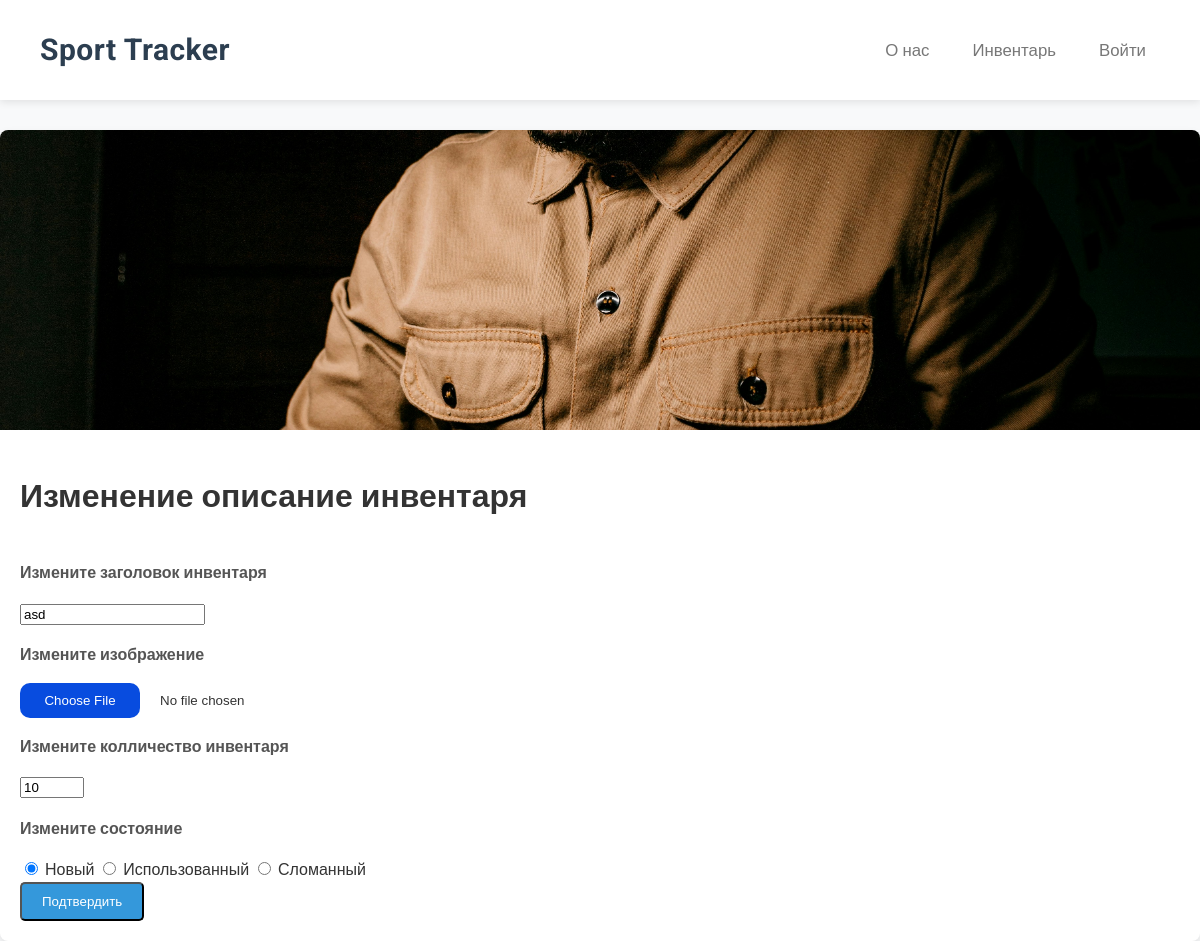
Page /voting?id=1 on the earlier database version.
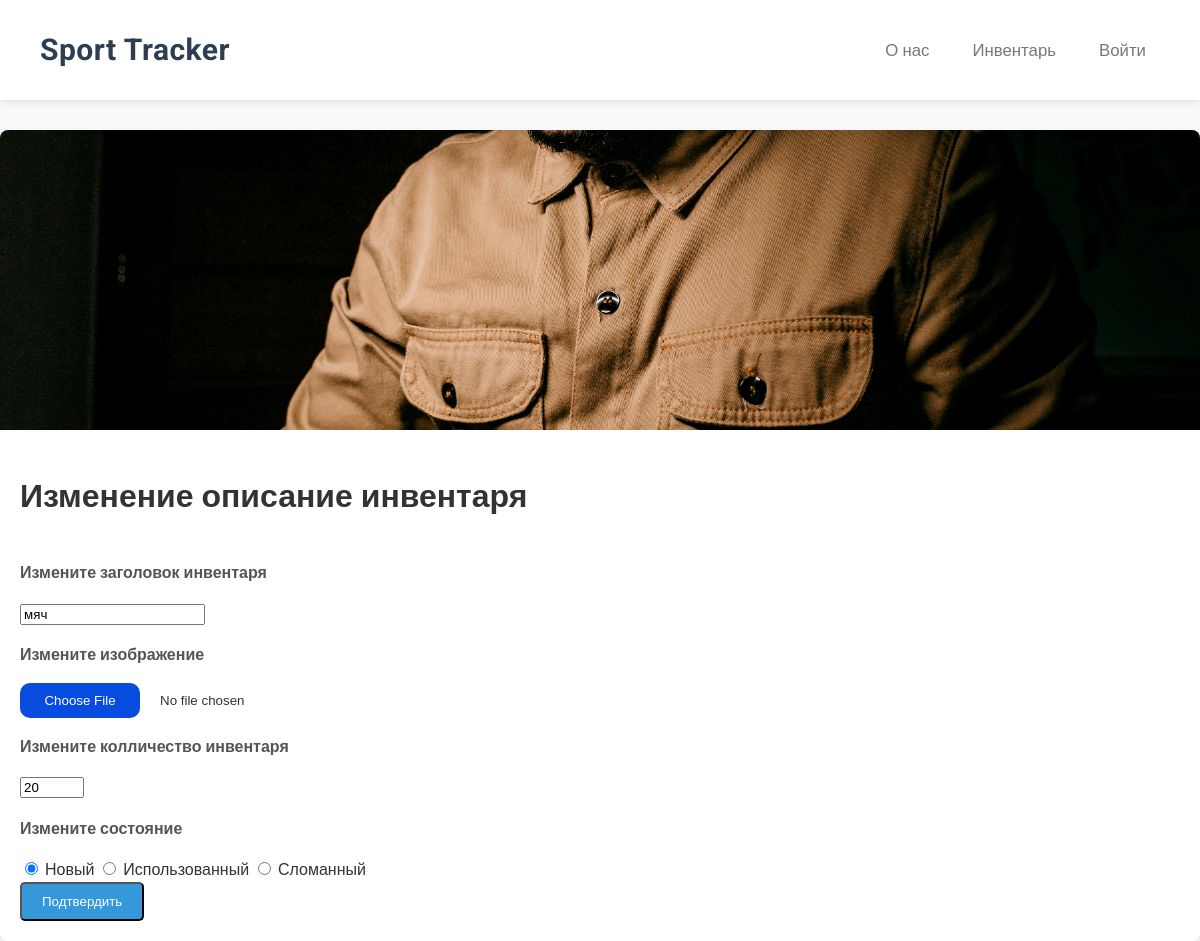
Same page on the later database version.
### main/models.py (models this page shows, shortened)
class Votings(models.Model):
    author = models.ForeignKey(User, on_delete=models.CASCADE)
    image = models.ImageField(upload_to=get_image_upload_path, blank=True, null=True)
    name = models.TextField()
    questions_number = models.IntegerField()
    type_of_voting = models.TextField()

### main/views.py (the view, shortened to what this page needs)
# urls.py: path('voting', voting, name='voting'),
def voting(request):
    context = {"IsExist": False}
    id_of_page = request.GET.get("id", None)
    if id_of_page is None:
        return redirect("/catalog")
    try:
        _voting = get_object_or_404(Votings, id=id_of_page)
        context["IsExist"] = True
        context["about_label"] = _voting.name
        context["author"] = _voting.author
        context["questions_number"] = _voting.questions_number
        context["voting_id"] = _voting.id
        context["type_of_voting"] = _voting.type_of_voting
        directory = os.path.join('main', 'uploads', 'users', 'admin')
        context["url_to_avatar"] = ""
        if os.path.exists(directory):
            if os.listdir(directory):
                context["url_to_avatar"] = f"/uploads/users/admin/{os.listdir(directory)[0]}"
        directory = os.path.join('main', 'uploads', 'votings', 'admin', str(_voting.id))
        context["url_to_header"] = ""
        if os.path.exists(directory):
            if os.listdir(directory):
                context["url_to_header"] = f"/uploads/votings/admin/{_voting.id}/{os.listdir(directory)[0]}"
        context['BASE_DIR'] = BASE_DIR
    except Exception as e:
        print(e)
        return HttpResponse("Голосование не найдено или ошибка!")
    return render(request, 'voting.html', context)

### main/templates/voting.html (shortened to what this page needs)
{% load static %}
<!DOCTYPE html>
<html lang="en">
<head>
    <link rel="stylesheet" href="{% static 'survey.css' %}">
    <link rel="stylesheet" href="{% static 'profile.css' %}">
    <link rel="stylesheet" href="{% static 'about_us.css' %}">
    <link rel="stylesheet" href="{% static 'header.css' %}">
</head>
{% include 'header.html' %}
<body>
    <div class="container">
    <div class="item">
      <div class="wrapper exmpl"><img src="{{ url_to_header }}" alt="Шапка опроса"></div>
      <div class="card">
        {% if IsExist %}
         <h1>Изменение описание инвентаря</h1>
        <form  method="post" enctype="multipart/form-data" action="/voting?id={{ voting_id }}">
            <div>
                <p><b>Измените заголовок инвентаря</b></p>
                <input type="text" name="about_label" maxlength="100" required value="{{ about_label }}">
            </div>
            <div>
                <p><b>Измените изображение</b></p>
                <input type="file" name="image"  accept="image/*">
            </div>
            <div>
                <p><b>Измените колличество инвентаря</b></p>
                <input type="number" name="questions_count"  min="1" max="100" onchange="OnChangeQuestionsCount()" value="{{ questions_number }}">
            </div>
            <div id="Questions">
                <div id="Question0">
                    <div>
                        <p><b>Измените состояние</b></p>
                        <input type="radio" name="type_question0" maxlength="500" required value="one" id="one" {% if type_of_voting == "one" %}checked{% endif %}>
                        <label for="one">Новый</label>
                        <input type="radio" name="type_question0" maxlength="500" required value="multi" id="multi" {% if type_of_voting == "multi" %}checked{% endif %}>
                        <label for="multi">Использованный</label>
                        <input type="radio" name="type_question0" maxlength="500" required value="end" id="end" {% if type_of_voting == "end" %}checked{% endif %}>
                        <label for="end">Сломанный</label>
                    </div>
                </div>
            </div>
            <input class="card_link" type="submit" value="Подтвердить">
        </form>
        {% else %}
        <h3>Инвентарь не найдено!</h3>
        {% endif %}
      </div>
    </div>
</div>
</body>
</html>

Differences in the rows shown:
changed Votings "☑ Новый": about_label "asd" → "мяч"
Other differences:
form field questions_count: "10" → "20"
